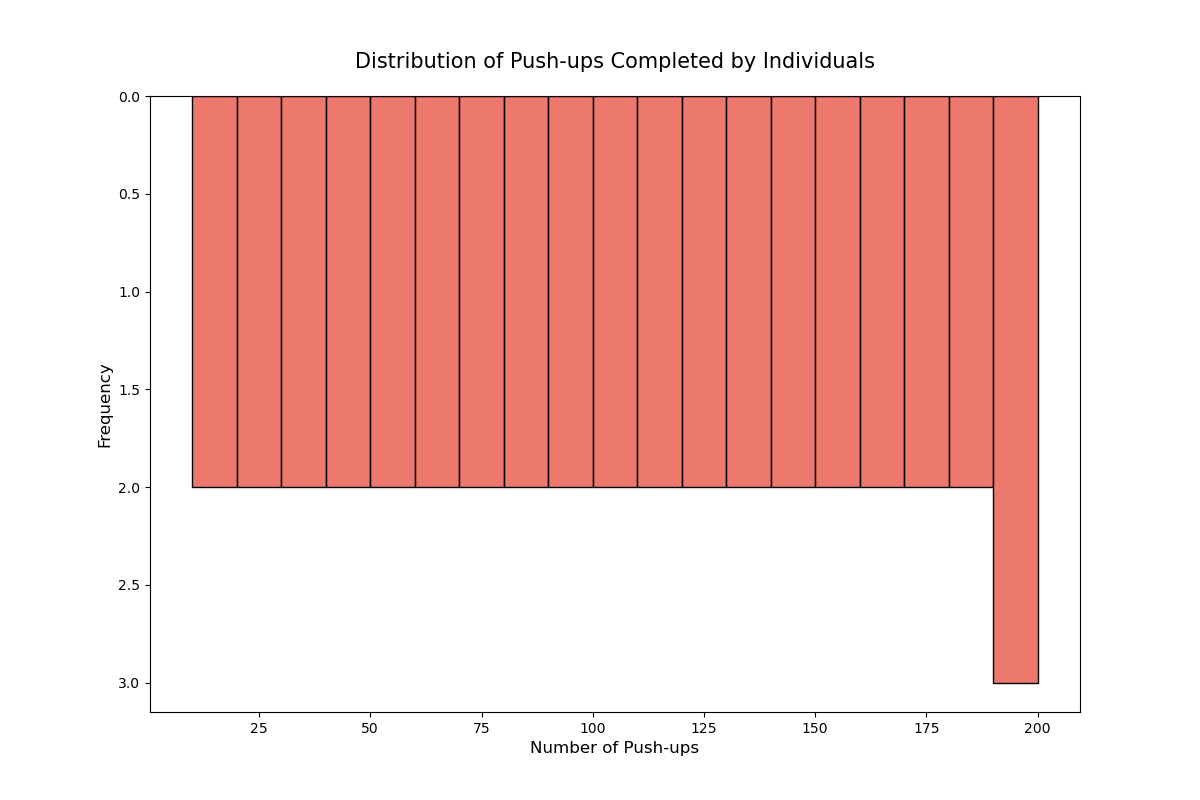

The script that drew this image:

import seaborn as sns
import pandas as pd
import matplotlib.pyplot as plt

# Create the DataFrame directly from the data provided
data = {
    'Push-ups': [
        10, 15, 20, 25, 30, 35, 40, 45, 50, 55,
        60, 65, 70, 75, 80, 85, 90, 95, 100, 105,
        110, 115, 120, 125, 130, 135, 140, 145, 150, 155,
        160, 165, 170, 175, 180, 185, 190, 195, 200
    ]
}
df = pd.DataFrame(data)

# Customize the plot size
plt.figure(figsize=(12, 8))

# Plot the histogram with custom bin width (band) and color
sns.histplot(df['Push-ups'], bins=20, color='#e74c3c', kde=False, binwidth=10)

# Customize the plot labels and title
plt.title('Distribution of Push-ups Completed by Individuals', fontsize=15, pad=20)
plt.xlabel('Number of Push-ups', fontsize=12)
plt.ylabel('Frequency', fontsize=12)

# Rotate the chart to horizontal
plt.gca().invert_yaxis()

# Show the plot
plt.show()
